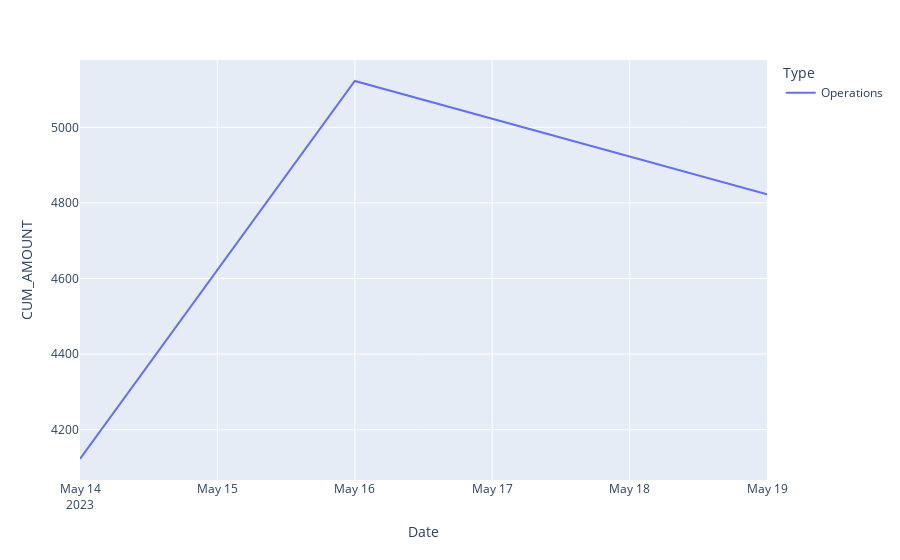

The code cell stored with this chart in its notebook:
### Code cell
fig_type

### Figure 1 — Plotly figure (JSON) as saved in the notebook; plotly's stock layout.template omitted (floating-point values rounded to 4 significant figures)
{"data": [{"hovertemplate": "Type=Operations<br>Date=%{x}<br>CUM_AMOUNT=%{y}<extra></extra>", "legendgroup": "Operations", "line": {"color": "#636efa", "dash": "solid"}, "marker": {"symbol": "circle"}, "mode": "lines", "name": "Operations", "orientation": "v", "showlegend": true, "type": "scatter", "x": ["2023-05-14T00:00:00", "2023-05-16T00:00:00", "2023-05-19T00:00:00"], "xaxis": "x", "y": [4122.0, 5122.0, 4822.0], "yaxis": "y"}], "layout": {"legend": {"title": {"text": "Type"}, "tracegroupgap": 0}, "margin": {"t": 60}, "xaxis": {"anchor": "y", "domain": [0, 1], "title": {"text": "Date"}}, "yaxis": {"anchor": "x", "domain": [0, 1], "title": {"text": "CUM_AMOUNT"}}}}
